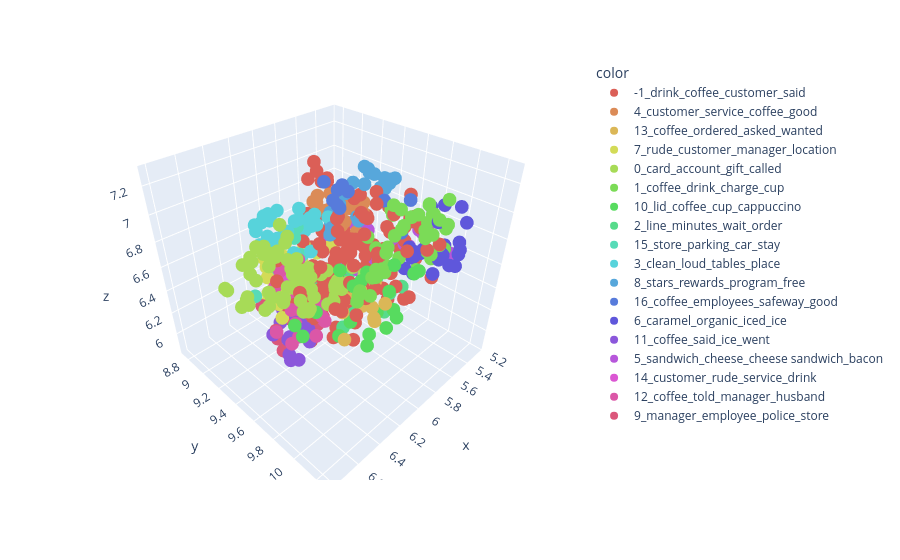

Source (notebook cell):
### Code cell
clusters = df['bertopic_label']
palette = sns.color_palette("hls",len(set(clusters))).as_hex()
reviews = df.Review.apply(lambda x: str(x)[:min(len(x),250)])

fig = px.scatter_3d(
    x=reduced_embeddings[:,0], y=reduced_embeddings[:,1], z=reduced_embeddings[:,2],
    color=clusters,
    custom_data=[clusters,reviews],
    color_discrete_sequence=palette
)
fig.update_traces(
    hovertemplate="<br>".join([
        "cluster: %{customdata[0]}",
        "review: %{customdata[1]}"
    ])
)

fig.write_html(f'{model_name}/bertopic-3d.html', include_plotlyjs="cdn", full_html=False)
fig.show()
